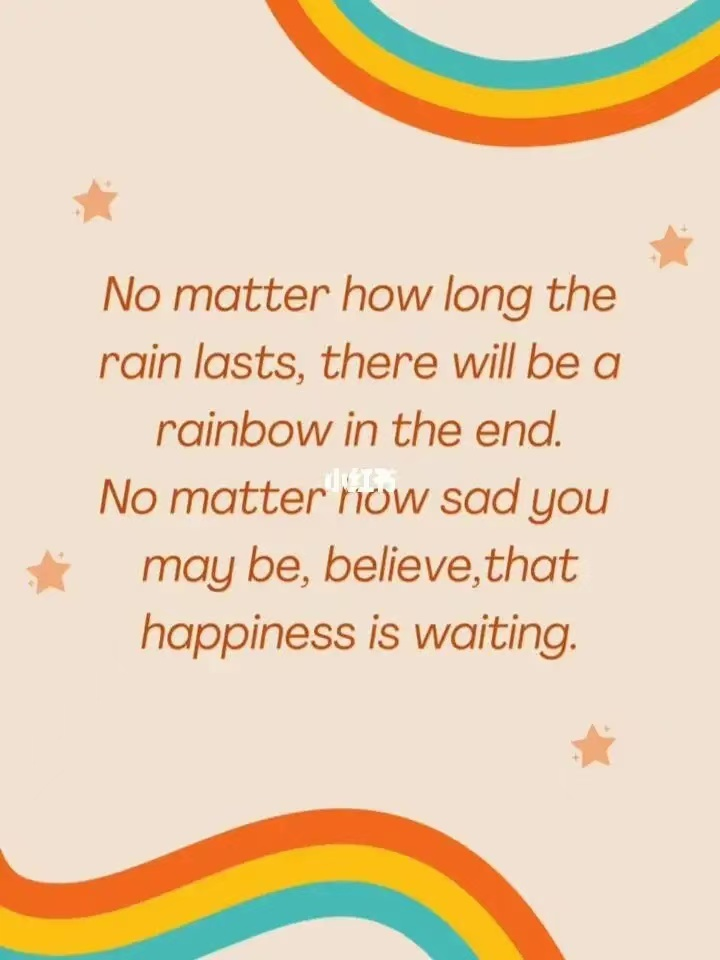
#> input picture text10.jpg, 720 x 960 px, found by its file name
$ jupyter execute --allow-errors 'Assignment 1 - DONG Xinyu.ipynb'   (shell and % lines are left out)
#> lines starting #> are read from the running program, lines starting #| are printed output that depends on the picture; after the words box and inside, x2 and y2 are one past the last pixel; in counts of white or black regions, pixels touching at a corner belong together
[cell 1]
#Install openCV library

[cell 2]
#Import openCV and pytesseract libraries
import cv2
import pytesseract
import numpy as np
import matplotlib.pyplot as plt
import os
from PIL import Image

[cell 3]
image_path = 'C:/Users/Administrator/Desktop/Homework/cv/text10.jpg'
image = cv2.imread(image_path)
#> image is the input picture: shape (960, 720, 3); mean B, G, R 182.1, 209.9, 232.7

plt.imshow(image)
plt.axis('off')
plt.show()

[cell 4]
image_path = 'C:/Users/Administrator/Desktop/Homework/cv/text10.jpg'
image = cv2.imread(image_path)

# Convert BGR image to RGB image
image_rgb = cv2.cvtColor(image, cv2.COLOR_BGR2RGB)

plt.imshow(image_rgb)
plt.axis('off')
plt.show()

[cell 5]
#Adjust image to grayscale
gray_img = cv2.imread(image_path, cv2.IMREAD_GRAYSCALE)
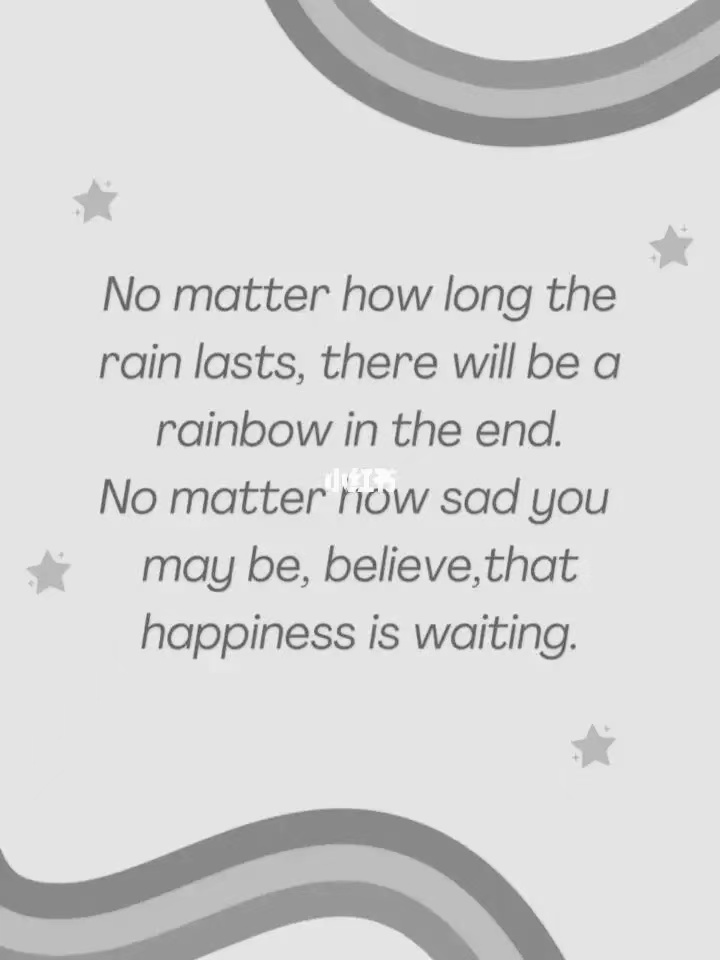
#> gray_img: shape (960, 720); min 71, max 255, mean 213.5
image_rgb_gray = cv2.cvtColor(gray_img, cv2.COLOR_BGR2RGB)
plt.imshow(image_rgb_gray)
plt.axis('off')
plt.show()

[cell 6]
# Perform image Gaussian blur processing
 #(9, 9) is the size of the Gaussian kernel, and 0 means that the standard deviation is automatically calculated based on the kernel size.
blurred_image = cv2.GaussianBlur(image_rgb_gray, (9, 9), 0)

plt.imshow(blurred_image)
plt.axis('off')
plt.show()


# Perform image edge detection (Canny edge detection)

edges = cv2.Canny(blurred_image, 10, 250)
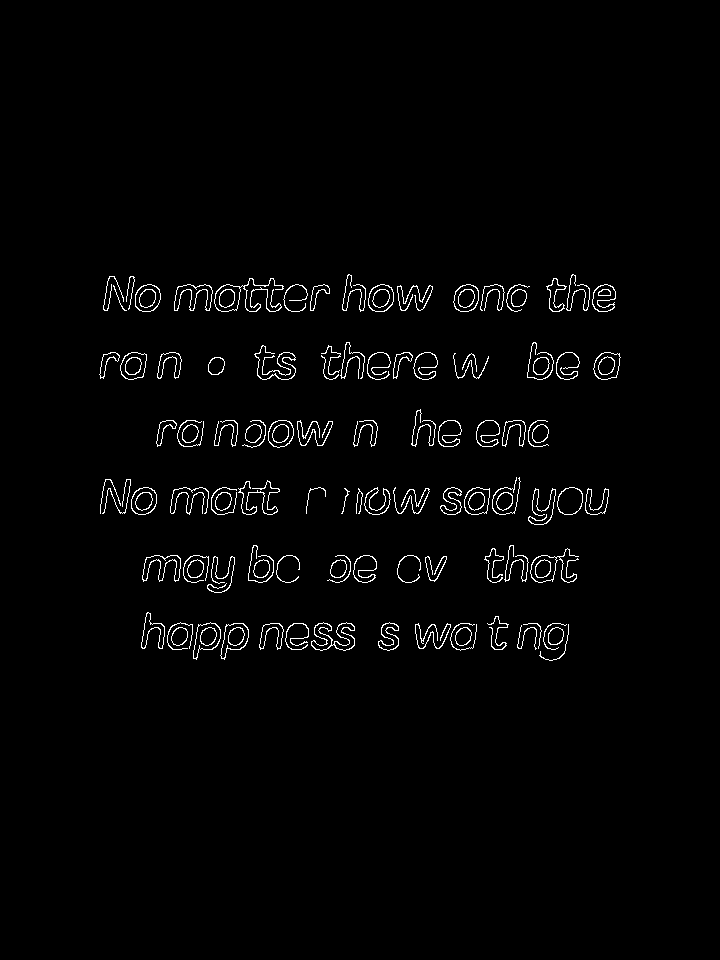
#> edges: shape (960, 720); 1.8% white in thin lines or dots, all inside (x1, y1, x2, y2) = (99, 274, 621, 661)

plt.imshow(edges, cmap='gray')
plt.axis('off')
plt.show()

#Apply adaptive threshold processing
thresholded_image_1 = cv2.adaptiveThreshold(edges, 255, cv2.ADAPTIVE_THRESH_MEAN_C, cv2.THRESH_BINARY_INV, 11, 2)
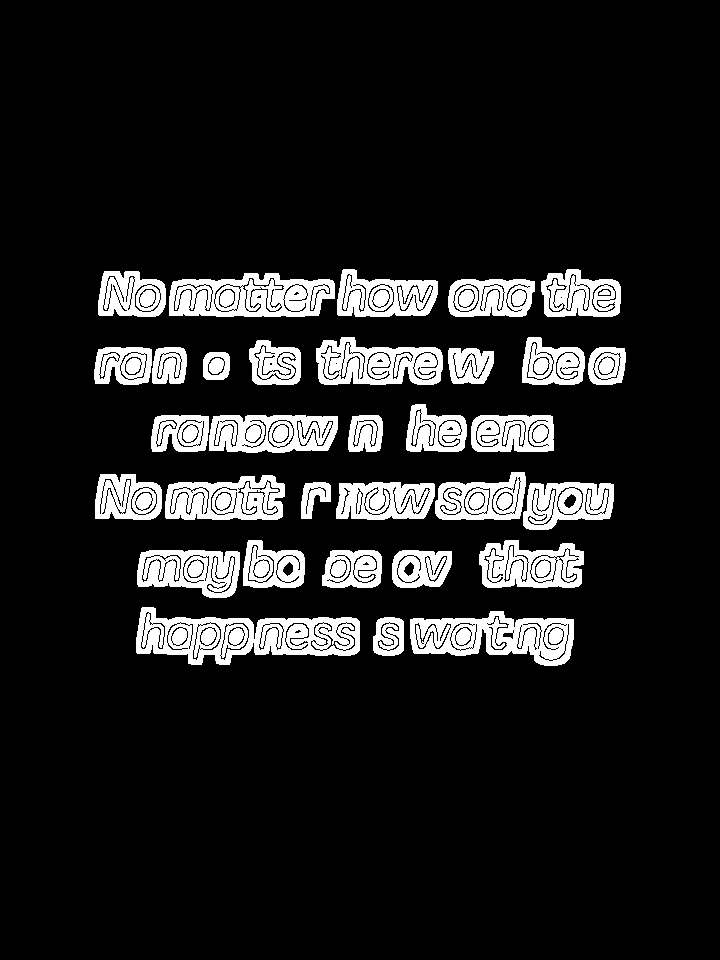
#> thresholded_image_1: shape (960, 720); 11.9% white; 33 white regions, largest, box (x1, y1, x2, y2) and area: (136, 607, 360, 665) 7308, (410, 611, 574, 666) 5318, (169, 273, 335, 317) 5208
thresholded_image_2 = cv2.cvtColor(thresholded_image_1, cv2.COLOR_BGR2RGB)
#> thresholded_image_2: shape (960, 720, 3); 11.9% white; 33 white regions
plt.imshow(thresholded_image_2)
plt.axis('off')
plt.show()

[cell 7]
#Contour detection
contours, _ = cv2.findContours(thresholded_image_1, cv2.RETR_EXTERNAL, cv2.CHAIN_APPROX_SIMPLE)
#> contours = 32 contours; largest, box (x1, y1, x2, y2) and area: (136, 607, 360, 665) 8235, (410, 611, 574, 666) 5923, (169, 273, 335, 317) 5830, (316, 337, 443, 385) 4562, (165, 475, 285, 520) 4340

[cell 8]
# Traverse the contour and draw a bounding box
for contour in contours:
    if cv2.contourArea(contour) < 500:
        continue

    # Get bounding box
    x, y, w, h = cv2.boundingRect(contour)

    # Draw a bounding box
    cv2.rectangle(image, (x, y), (x + w, y + h), (0, 255, 0), 2)
#> this loop made 32 passes
#> (x, y, w, h) on passes 1 to 12: (373, 617, 31, 39), (410, 611, 164, 55), (136, 607, 224, 58), (392, 550, 60, 38), (322, 550, 60, 38), (137, 550, 103, 48), (479, 540, 105, 48), (243, 540, 62, 48), (523, 482, 91, 48), (336, 482, 99, 38), (301, 482, 30, 37), (165, 475, 120, 45)
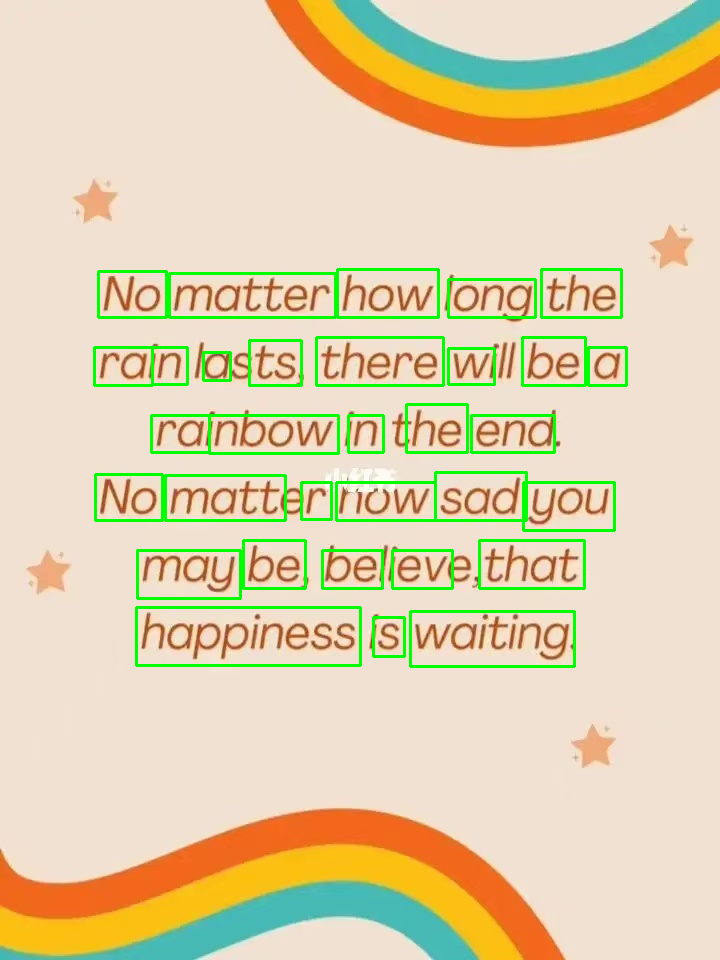
#> image: shape (960, 720, 3); 3.39% of pixels changed, all inside (x1, y1, x2, y2) = (93, 268, 628, 668)

[cell 9]
plt.imshow(cv2.cvtColor(image, cv2.COLOR_BGR2RGB))
plt.axis('off')
plt.show()

$ run again, with text6.jpg copied over text10.jpg
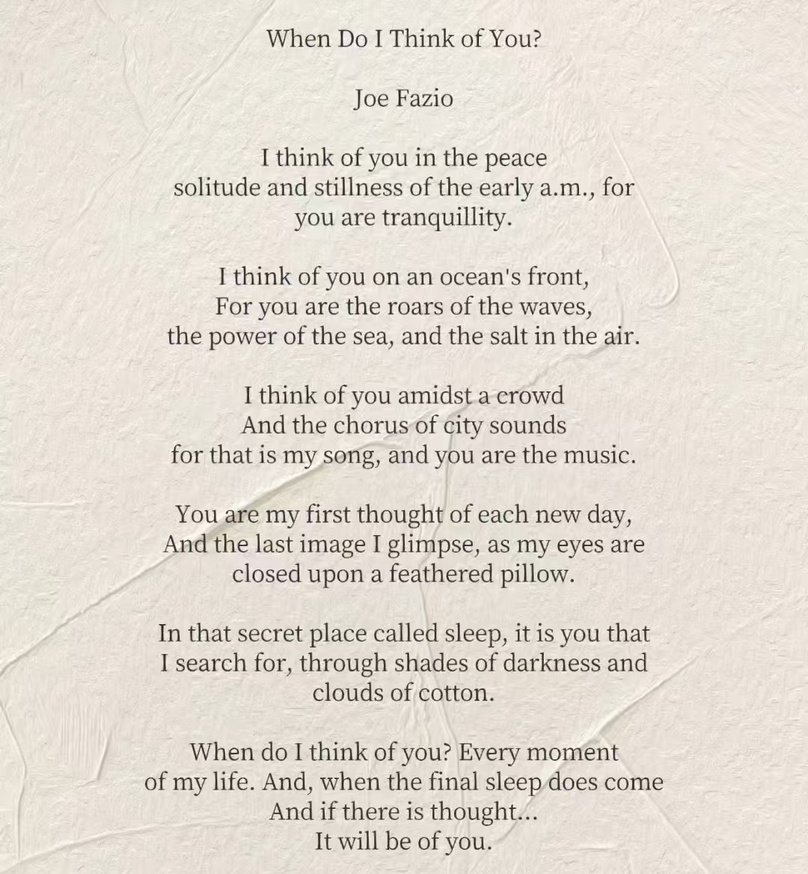
#> input picture text6.jpg, 808 x 874 px, shrunk from 1080 x 1168 before the run, found by its file name
#> image is the input picture: shape (874, 808, 3); mean B, G, R 209.8, 219.3, 226.4
#> `edges = cv2.Canny(blurred_image, 10, 250)`:
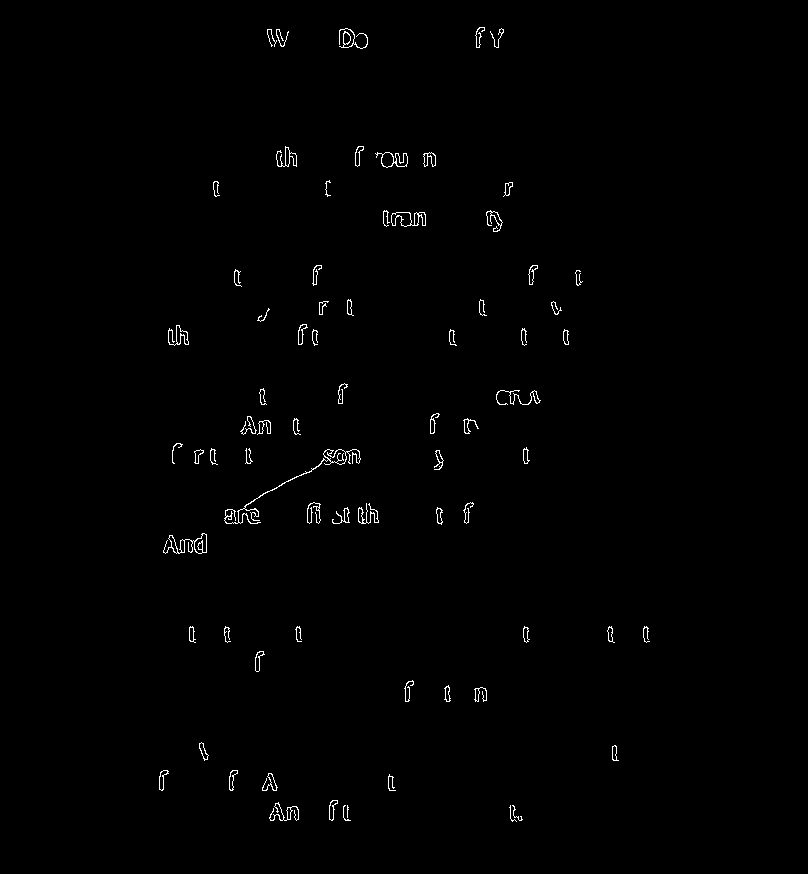
#> edges: shape (874, 808); 0.69% white in thin lines or dots, all inside (x1, y1, x2, y2) = (159, 27, 650, 822)
#> thresholded_image_1: shape (874, 808); 5.3% white; 65 white regions, largest, box (x1, y1, x2, y2) and area: (219, 444, 366, 529) 3037, (327, 498, 384, 529) 1257, (158, 528, 212, 559) 1236
#> thresholded_image_2: shape (874, 808, 3); 5.3% white; 65 white regions
#> contours = 63 contours; largest, box (x1, y1, x2, y2) and area: (219, 444, 366, 529) 3350, (158, 528, 212, 559) 1383, (327, 498, 384, 529) 1379, (378, 205, 431, 232) 1244, (491, 385, 546, 410) 1226
#> the loop `for contour in contours:` made 63 passes
#> (x, y, w, h) on passes 2, 3, 5, 10, 20, 22, 23, 24: (264, 797, 40, 29), (324, 795, 32, 31), (257, 768, 26, 28), (469, 682, 23, 25), (158, 528, 54, 31), (327, 498, 57, 31), (458, 497, 21, 32), (302, 497, 24, 32)
#> after the loop `for contour in contours:`:
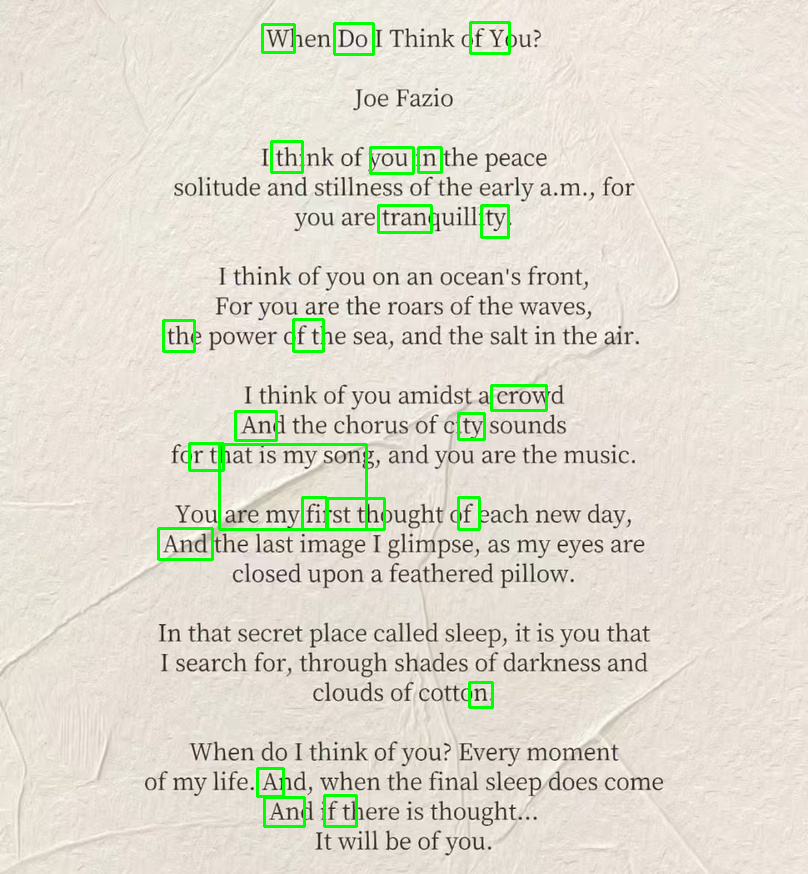
#> image: shape (874, 808, 3); 1.34% of pixels changed, all inside (x1, y1, x2, y2) = (157, 21, 548, 828)
